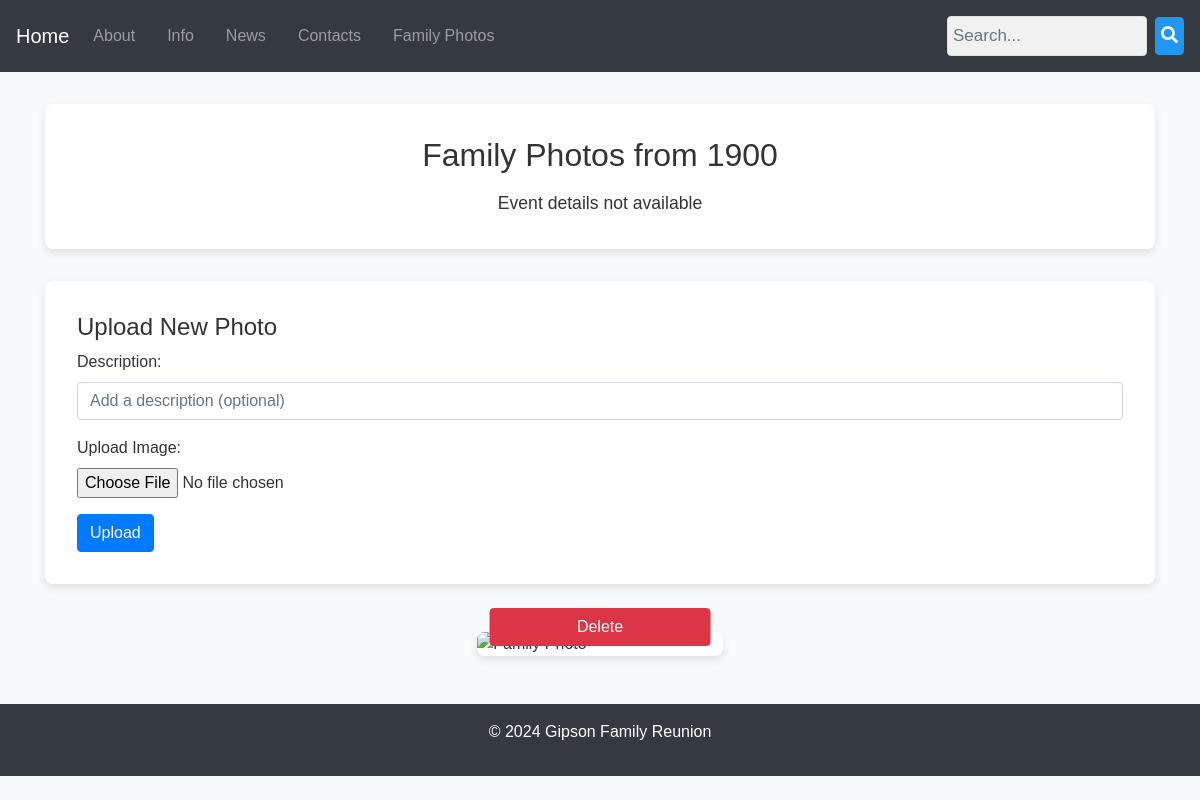
The page /year/1900 on the database as committed earlier.
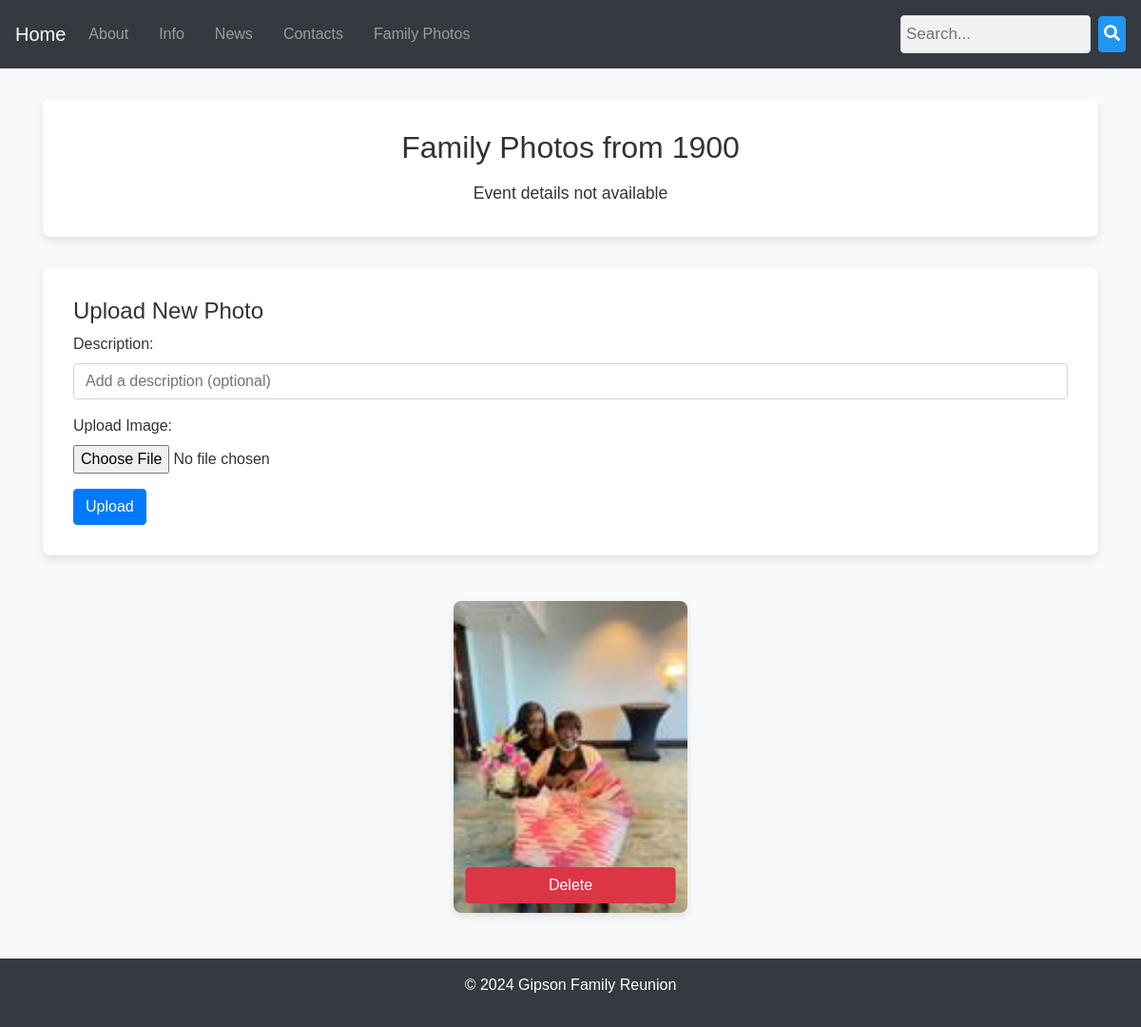
The same page on the database as committed later.
### app.py (models this page shows)
class FamilyPhoto(db.Model):
    id = db.Column(db.Integer, primary_key=True)
    description = db.Column(db.String(200), nullable=True)
    file_path = db.Column(db.String(200), nullable=False)
    year = db.Column(db.Integer, nullable=False)
    created_at = db.Column(db.DateTime, default=db.func.current_timestamp())

### app.py (the view)
@app.route('/year/<int:year>', methods=['GET', 'POST'])
def year_page(year):
    event_details = {
        2024:'Newark, Delaware August 2-4,2024',
        2022: 'Fort Lauderdale, Florida, August 5-7, 2022',
        2020: 'Example Location, Example Date',
        2018: 'Perth Amboy,New Jersey August 2-4,2018',
        2016: 'Atlanta, Georgia, August 4-7, 2016',
        2014: 'BridgePort, Connecticut, August 1-3, 2014',
        2012:'Reunion,',
        2010:'Reunion',
        2008: 'Reunion',
        2006: 'Reunion',
        2004: 'Reunion',
        2002: 'BridgePort,Connecticut, August 2002',
        2000: 'Atlanta, Georgia, Ausgust 2000',
        1998: 'Fort Lauderdale ,Florida, August 1998',
        1996: 'Perth Amboy ,New Jersey, August 1996',
        1994: 'Cadwell,Georgia, August 1994',
        1992: 'Philadelphia , Pennsylvania , August 1992',
        1990: 'Fort Lauderdale ,Florida, August 1990',
        1988:'BridgePort,Connecticut, August 1988',
        1986:'Cadwell,Georgia ,August 1986 ',
        1984:'Fort Lauderdale ,Florida, August 1984',
        1982:'Cadwell,Georgia, August 1982',
        1980: 'Wilmington, Delaware ,August 1980',
        1975:'Cadwell,Georgia ,August 1975 ',
        1974:'Cadwell,Georgia ,August 1986'
    }
    photos = FamilyPhoto.query.filter_by(year=year).order_by(FamilyPhoto.created_at.desc()).all()
    event_detail = event_details.get(year, 'Event details not available')
    return render_template('year.html', year=year, photos=photos, event_detail=event_detail)

### templates/year.html (shortened to what this page needs)
<!DOCTYPE html>
<html lang="en">
<head>
    <link href="https://stackpath.bootstrapcdn.com/bootstrap/4.5.2/css/bootstrap.min.css" rel="stylesheet">
    <link href="https://cdnjs.cloudflare.com/ajax/libs/font-awesome/5.15.4/css/all.min.css" rel="stylesheet">
</head>
<body>
    <nav class="navbar navbar-expand-lg navbar-dark">
        <a class="navbar-brand" href="{{ url_for('index') }}">Home</a>
        <div class="collapse navbar-collapse">
            <ul class="navbar-nav mr-auto">
                <li class="nav-item"><a class="nav-link" href="{{ url_for('about') }}">About</a></li>
                <li class="nav-item"><a class="nav-link" href="{{ url_for('info') }}">Info</a></li>
                <li class="nav-item"><a class="nav-link" href="{{ url_for('news') }}">News</a></li>
                <li class="nav-item"><a class="nav-link" href="{{ url_for('contacts') }}">Contacts</a></li>
                <li class="nav-item"><a class="nav-link" href="{{ url_for('family_photos_main') }}">Family Photos</a></li>
            </ul>
            <div class="search-container">
                <form action="{{ url_for('search') }}" class="form-inline" method="GET">
                    <input class="form-control mr-sm-2" name="query" placeholder="Search..." type="text">
                    <button class="btn btn-outline-success my-2 my-sm-0" type="submit">
                        <i class="fas fa-search"></i>
                    </button>
                </form>
            </div>
        </div>
    </nav>
    <div class="container">
        <div class="intro">
            <h2>Family Photos from {{ year }}</h2>
            <p>{{ event_detail }}</p>
        </div>
        <div class="form-container">
            <h4>Upload New Photo</h4>
            <form action="{{ url_for('upload_family_photo') }}" enctype="multipart/form-data" method="POST">
                <div class="form-group">
                    <label for="description">Description:</label>
                    <input class="form-control" id="description" name="description" placeholder="Add a description (optional)" type="text">
                </div>
                <div class="form-group">
                    <label for="file">Upload Image:</label>
                    <input class="form-control-file" id="file" name="file" required type="file">
                </div>
                <button class="btn btn-primary" type="submit">Upload</button>
            </form>
        </div>
        <div class="photo-gallery">
            {% for photo in photos %}
                <div class="photo-item" data-slide-to="{{ loop.index0 }}" data-target="#photoModal" data-toggle="modal">
                    <img alt="Family Photo" class="img-fluid" src="{{ url_for('uploaded_file', filename=photo.file_path.split('/')[-1]) }}">
                    <form action="{{ url_for('delete_photo', photo_id=photo.id) }}" method="POST">
                        <button class="btn btn-danger delete-btn" type="submit">Delete</button>
                    </form>
                </div>
            {% endfor %}
        </div>
    </div>
    <div class="footer">
        <p>&copy; 2024 Gipson Family Reunion</p>
    </div>
</body>
</html>

### templates/year.html (style rules this page uses)
body { background-color: #f8f9fa; font-family: Arial, sans-serif; color: #333; }
.navbar { background-color: #343a40; padding: 1rem; }
.navbar a { color: #fff; margin-right: 1rem; text-decoration: none; }
.navbar .search-container { margin-left: auto; }
.navbar .search-container input[type=text] { padding: 5px; font-size: 17px; border: 1px solid #ddd; width: 200px; background: #f1f1f1; }
.navbar .search-container button { padding: 5px; background: #2196F3; color: white; font-size: 17px; border: 1px solid #2196F3; cursor: pointer; }
.container { margin-top: 2rem; }
.intro { background-color: #ffffff; padding: 2rem; border-radius: 8px; box-shadow: 0 4px 8px rgba(0, 0, 0, 0.1); margin-bottom: 2rem; text-align: center; }
.intro h2 { margin-bottom: 1rem; }
.intro p { margin-bottom: 0; font-size: 1.1rem; }
.form-container { background-color: #ffffff; padding: 2rem; border-radius: 8px; box-shadow: 0 4px 8px rgba(0, 0, 0, 0.1); margin-bottom: 2rem; }
.photo-gallery { display: flex; flex-wrap: wrap; justify-content: center; }
.photo-item { position: relative; margin: 1rem; background-color: #ffffff; border-radius: 8px; box-shadow: 0 4px 8px rgba(0, 0, 0, 0.1); cursor: pointer; width: calc(25% - 2rem); }
.photo-item img { border-radius: 8px; width: 100%; height: auto; }
.delete-btn { position: absolute; bottom: 10px; left: 50%; transform: translateX(-50%); display: block; width: 90%; }
.footer { background-color: #343a40; color: #fff; text-align: center; padding: 1rem 0; margin-top: 2rem; }

Rows that differ between the two databases and show on the page:
added FamilyPhoto: file_path (picture)
